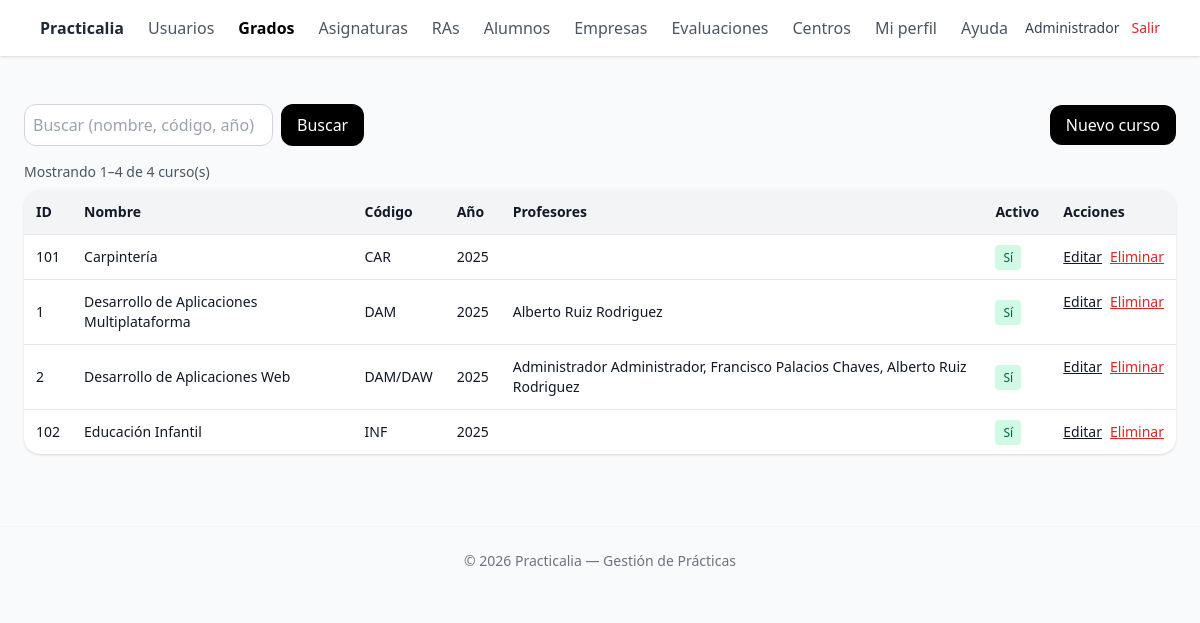
/public/cursos/index.php (signed in), run on the app's committed database.
### tables this page shows
CREATE TABLE `cursos` (
  `id` int(10) UNSIGNED NOT NULL,
  `nombre` varchar(150) NOT NULL,
  `codigo` varchar(50) DEFAULT NULL,
  `anyo` smallint(6) DEFAULT NULL,
  `activo` tinyint(1) NOT NULL DEFAULT 1,
  `created_at` timestamp NOT NULL DEFAULT current_timestamp(),
  `updated_at` timestamp NOT NULL DEFAULT current_timestamp() ON UPDATE current_timestamp()
);

### public/cursos/index.php (the view, shortened to what this page needs)
<?php
require_once __DIR__ . '/../../lib/auth.php';
function h(?string $s): string
{
  return htmlspecialchars((string) $s, ENT_QUOTES, 'UTF-8');
}
$search = trim($_GET['q'] ?? '');
$page = max(1, (int) ($_GET['page'] ?? 1));
$perPage = 10;
$offset = ($page - 1) * $perPage;
$whereSql = 'WHERE 1=1';
$sqlCount = "SELECT COUNT(*) AS c FROM cursos c $whereSql";
$stCount = $pdo->prepare($sqlCount);
$stCount->execute();
$total = (int) ($stCount->fetch()['c'] ?? 0);
$sql = "
SELECT
  c.id, c.nombre, c.codigo, c.anyo, c.activo,
  GROUP_CONCAT(DISTINCT CONCAT_WS(' ', u.nombre, u.apellidos) ORDER BY u.apellidos SEPARATOR ', ') AS profesores
FROM cursos c
LEFT JOIN cursos_profesores cp ON cp.curso_id = c.id
LEFT JOIN usuarios u ON u.id = cp.profesor_id AND u.deleted_at IS NULL
$whereSql
GROUP BY c.id, c.nombre, c.codigo, c.anyo, c.activo
ORDER BY c.nombre ASC
LIMIT :limit OFFSET :offset
";
$st = $pdo->prepare($sql);
$st->bindValue(':limit', $perPage, PDO::PARAM_INT);
$st->bindValue(':offset', $offset, PDO::PARAM_INT);
$st->execute();
$rows = $st->fetchAll();
$from = ($total === 0) ? 0 : ($offset + 1);
$to = min($offset + $perPage, $total);
require_once __DIR__ . '/../partials/_header.php';
?>
<div class="mb-4 flex items-center justify-between">
  <form class="flex gap-2" method="get">
    <input name="q" value="<?= h($search) ?>" class="rounded-xl border border-gray-300 p-2"
      placeholder="Buscar (nombre, código, año)">
    <button class="rounded-xl bg-black text-white px-4">Buscar</button>
  </form>
  <a href="./create.php" class="rounded-xl bg-black text-white px-4 py-2">Nuevo curso</a>
</div>
<div class="mb-2 text-sm text-gray-600">
  Mostrando <span class="font-medium"><?= (int) $from ?></span>–<span class="font-medium"><?= (int) $to ?></span> de
  <span class="font-medium"><?= (int) $total ?></span> curso(s)
</div>
<div class="bg-white rounded-2xl shadow overflow-x-auto">
  <table class="min-w-full text-sm">
    <thead class="bg-gray-100">
      <tr>
        <th class="text-left p-3">ID</th>
        <th class="text-left p-3">Nombre</th>
        <th class="text-left p-3">Código</th>
        <th class="text-left p-3">Año</th>
        <th class="text-left p-3">Profesores</th>
        <th class="text-left p-3">Activo</th>
        <th class="text-left p-3">Acciones</th>
      </tr>
    </thead>
    <tbody>
      <?php foreach ($rows as $r):
        $cid = (int) $r['id']; ?>
        <tr class="border-t">
          <td class="p-3"><?= $cid ?></td>
          <td class="p-3"><?= h($r['nombre']) ?></td>
          <td class="p-3"><?= h($r['codigo'] ?? '') ?></td>
          <td class="p-3"><?= h((string) ($r['anyo'] ?? '')) ?></td>
          <td class="p-3"><?= h($r['profesores'] ?? '') ?></td>
          <td class="p-3">
            <?php if ((int) ($r['activo'] ?? 0) === 1): ?>
              <span class="px-2 py-1 text-xs rounded bg-emerald-100 text-emerald-800">Sí</span>
            <?php else: ?>
              <span class="px-2 py-1 text-xs rounded bg-red-100 text-red-800">No</span>
            <?php endif; ?>
          </td>
          <td class="p-3 flex items-center gap-2">
            <a class="underline" href="./edit.php?id=<?= $cid ?>">Editar</a>
            <form method="post" action="./delete.php" onsubmit="return confirm('¿Eliminar este curso?');">
              <button class="text-red-600 underline">Eliminar</button>
            </form>
          </td>
        </tr>
      <?php endforeach; ?>
    </tbody>
  </table>
</div>
</main>
<?php require_once __DIR__ . '/../partials/_footer.php'; ?>

### data on the page
cursos: id "101", nombre "Carpintería", codigo "CAR", anyo "2025", activo "Sí"
cursos: id "1", nombre "Desarrollo de Aplicaciones Multiplataforma", codigo "DAM", anyo "2025", profesores "Alberto Ruiz Rodriguez", activo "Sí"
cursos: id "2", nombre "Desarrollo de Aplicaciones Web", codigo "DAM/DAW", anyo "2025", profesores "Administrador Administrador, Francisco Palacios Chaves, Alberto Ruiz Rodriguez", activo "Sí"
cursos: id "102", nombre "Educación Infantil", codigo "INF", anyo "2025", activo "Sí"

### other printed values
$user['nombre'] "Administrador"
$from "1"
$to "4"
$total "4"
